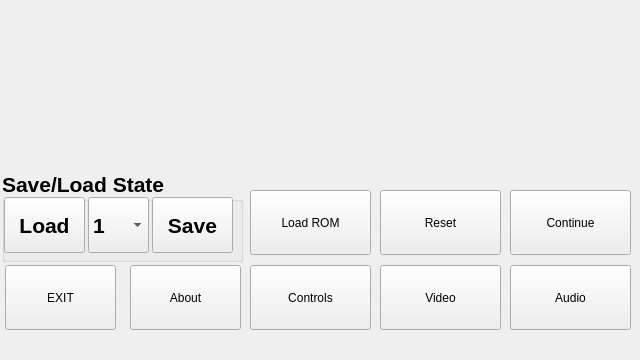
<?xml version="1.0" encoding="UTF-8"?>
<ui version="4.0">
 <class>EmuSettingsClass</class>
 <widget class="QMainWindow" name="EmuSettingsClass">
  <property name="geometry">
   <rect>
    <x>0</x>
    <y>0</y>
    <width>640</width>
    <height>360</height>
   </rect>
  </property>
  <property name="sizePolicy">
   <sizepolicy hsizetype="Expanding" vsizetype="Expanding">
    <horstretch>0</horstretch>
    <verstretch>0</verstretch>
   </sizepolicy>
  </property>
  <property name="windowTitle">
   <string>MainWindow</string>
  </property>
  <property name="styleSheet">
   <string notr="true"/>
  </property>
  <widget class="QWidget" name="centralwidget">
   <widget class="QPushButton" name="LoadButton">
    <property name="geometry">
     <rect>
      <x>250</x>
      <y>190</y>
      <width>121</width>
      <height>65</height>
     </rect>
    </property>
    <property name="sizePolicy">
     <sizepolicy hsizetype="Expanding" vsizetype="Expanding">
      <horstretch>0</horstretch>
      <verstretch>0</verstretch>
     </sizepolicy>
    </property>
    <property name="sizeIncrement">
     <size>
      <width>5</width>
      <height>5</height>
     </size>
    </property>
    <property name="text">
     <string>Load ROM</string>
    </property>
   </widget>
   <widget class="QPushButton" name="controlsButton">
    <property name="geometry">
     <rect>
      <x>250</x>
      <y>265</y>
      <width>121</width>
      <height>65</height>
     </rect>
    </property>
    <property name="sizePolicy">
     <sizepolicy hsizetype="Expanding" vsizetype="Expanding">
      <horstretch>0</horstretch>
      <verstretch>0</verstretch>
     </sizepolicy>
    </property>
    <property name="sizeIncrement">
     <size>
      <width>5</width>
      <height>5</height>
     </size>
    </property>
    <property name="text">
     <string>Controls</string>
    </property>
   </widget>
   <widget class="QPushButton" name="exitButton">
    <property name="geometry">
     <rect>
      <x>5</x>
      <y>265</y>
      <width>111</width>
      <height>65</height>
     </rect>
    </property>
    <property name="sizePolicy">
     <sizepolicy hsizetype="Expanding" vsizetype="Expanding">
      <horstretch>0</horstretch>
      <verstretch>0</verstretch>
     </sizepolicy>
    </property>
    <property name="sizeIncrement">
     <size>
      <width>5</width>
      <height>5</height>
     </size>
    </property>
    <property name="text">
     <string>EXIT</string>
    </property>
   </widget>
   <widget class="QPushButton" name="audioButton">
    <property name="geometry">
     <rect>
      <x>510</x>
      <y>265</y>
      <width>121</width>
      <height>65</height>
     </rect>
    </property>
    <property name="sizePolicy">
     <sizepolicy hsizetype="Expanding" vsizetype="Expanding">
      <horstretch>0</horstretch>
      <verstretch>0</verstretch>
     </sizepolicy>
    </property>
    <property name="sizeIncrement">
     <size>
      <width>5</width>
      <height>5</height>
     </size>
    </property>
    <property name="text">
     <string>Audio</string>
    </property>
   </widget>
   <widget class="QPushButton" name="ContinueButton">
    <property name="geometry">
     <rect>
      <x>510</x>
      <y>190</y>
      <width>121</width>
      <height>65</height>
     </rect>
    </property>
    <property name="sizePolicy">
     <sizepolicy hsizetype="Expanding" vsizetype="Expanding">
      <horstretch>0</horstretch>
      <verstretch>0</verstretch>
     </sizepolicy>
    </property>
    <property name="sizeIncrement">
     <size>
      <width>5</width>
      <height>5</height>
     </size>
    </property>
    <property name="text">
     <string>Continue</string>
    </property>
   </widget>
   <widget class="QWidget" name="settingsViewWidget" native="true">
    <property name="geometry">
     <rect>
      <x>0</x>
      <y>0</y>
      <width>640</width>
      <height>150</height>
     </rect>
    </property>
    <widget class="QLabel" name="atntLabel">
     <property name="geometry">
      <rect>
       <x>-1</x>
       <y>0</y>
       <width>641</width>
       <height>140</height>
      </rect>
     </property>
     <property name="sizePolicy">
      <sizepolicy hsizetype="Maximum" vsizetype="Maximum">
       <horstretch>0</horstretch>
       <verstretch>0</verstretch>
      </sizepolicy>
     </property>
     <property name="styleSheet">
      <string notr="true">QLabel{
	background-image: url(:/graphics/gfx/antsneslogo.png);
}</string>
     </property>
     <property name="text">
      <string/>
     </property>
    </widget>
   </widget>
   <widget class="QGroupBox" name="saveloadState">
    <property name="geometry">
     <rect>
      <x>2</x>
      <y>171</y>
      <width>241</width>
      <height>91</height>
     </rect>
    </property>
    <property name="sizePolicy">
     <sizepolicy hsizetype="Expanding" vsizetype="Expanding">
      <horstretch>0</horstretch>
      <verstretch>0</verstretch>
     </sizepolicy>
    </property>
    <property name="font">
     <font>
      <pointsize>16</pointsize>
      <weight>75</weight>
      <bold>true</bold>
     </font>
    </property>
    <property name="styleSheet">
     <string notr="true"/>
    </property>
    <property name="title">
     <string>Save/Load State</string>
    </property>
    <widget class="QPushButton" name="saveStateButton">
     <property name="geometry">
      <rect>
       <x>150</x>
       <y>26</y>
       <width>81</width>
       <height>56</height>
      </rect>
     </property>
     <property name="sizePolicy">
      <sizepolicy hsizetype="Expanding" vsizetype="Expanding">
       <horstretch>0</horstretch>
       <verstretch>0</verstretch>
      </sizepolicy>
     </property>
     <property name="text">
      <string>Save</string>
     </property>
    </widget>
    <widget class="QComboBox" name="saveSlotBox">
     <property name="geometry">
      <rect>
       <x>86</x>
       <y>26</y>
       <width>61</width>
       <height>56</height>
      </rect>
     </property>
     <property name="sizePolicy">
      <sizepolicy hsizetype="Expanding" vsizetype="Expanding">
       <horstretch>0</horstretch>
       <verstretch>0</verstretch>
      </sizepolicy>
     </property>
     <item>
      <property name="text">
       <string>1</string>
      </property>
     </item>
     <item>
      <property name="text">
       <string>2</string>
      </property>
     </item>
     <item>
      <property name="text">
       <string>3</string>
      </property>
     </item>
     <item>
      <property name="text">
       <string>4</string>
      </property>
     </item>
     <item>
      <property name="text">
       <string>5</string>
      </property>
     </item>
    </widget>
    <widget class="QPushButton" name="loadStateButton">
     <property name="geometry">
      <rect>
       <x>2</x>
       <y>26</y>
       <width>81</width>
       <height>56</height>
      </rect>
     </property>
     <property name="sizePolicy">
      <sizepolicy hsizetype="Expanding" vsizetype="Expanding">
       <horstretch>0</horstretch>
       <verstretch>0</verstretch>
      </sizepolicy>
     </property>
     <property name="text">
      <string>Load</string>
     </property>
    </widget>
   </widget>
   <widget class="QPushButton" name="videoButton">
    <property name="geometry">
     <rect>
      <x>380</x>
      <y>265</y>
      <width>121</width>
      <height>65</height>
     </rect>
    </property>
    <property name="sizePolicy">
     <sizepolicy hsizetype="Expanding" vsizetype="Expanding">
      <horstretch>0</horstretch>
      <verstretch>0</verstretch>
     </sizepolicy>
    </property>
    <property name="sizeIncrement">
     <size>
      <width>5</width>
      <height>5</height>
     </size>
    </property>
    <property name="text">
     <string>Video</string>
    </property>
   </widget>
   <widget class="QPushButton" name="resetButton">
    <property name="geometry">
     <rect>
      <x>380</x>
      <y>190</y>
      <width>121</width>
      <height>65</height>
     </rect>
    </property>
    <property name="sizePolicy">
     <sizepolicy hsizetype="Expanding" vsizetype="Expanding">
      <horstretch>0</horstretch>
      <verstretch>0</verstretch>
     </sizepolicy>
    </property>
    <property name="sizeIncrement">
     <size>
      <width>5</width>
      <height>5</height>
     </size>
    </property>
    <property name="text">
     <string>Reset</string>
    </property>
   </widget>
   <widget class="QLabel" name="dividerlabel">
    <property name="geometry">
     <rect>
      <x>0</x>
      <y>150</y>
      <width>640</width>
      <height>20</height>
     </rect>
    </property>
    <property name="sizePolicy">
     <sizepolicy hsizetype="Maximum" vsizetype="Maximum">
      <horstretch>0</horstretch>
      <verstretch>0</verstretch>
     </sizepolicy>
    </property>
    <property name="styleSheet">
     <string notr="true">QLabel{
background-image: url(:/graphics/gfx/separator.png);
}</string>
    </property>
    <property name="text">
     <string/>
    </property>
   </widget>
   <widget class="QPushButton" name="aboutButton">
    <property name="geometry">
     <rect>
      <x>130</x>
      <y>265</y>
      <width>111</width>
      <height>65</height>
     </rect>
    </property>
    <property name="sizePolicy">
     <sizepolicy hsizetype="Expanding" vsizetype="Expanding">
      <horstretch>0</horstretch>
      <verstretch>0</verstretch>
     </sizepolicy>
    </property>
    <property name="sizeIncrement">
     <size>
      <width>5</width>
      <height>5</height>
     </size>
    </property>
    <property name="text">
     <string>About</string>
    </property>
   </widget>
  </widget>
  <widget class="QMenuBar" name="menubar">
   <property name="geometry">
    <rect>
     <x>0</x>
     <y>0</y>
     <width>640</width>
     <height>21</height>
    </rect>
   </property>
  </widget>
 </widget>
 <resources/>
 <connections/>
</ui>
